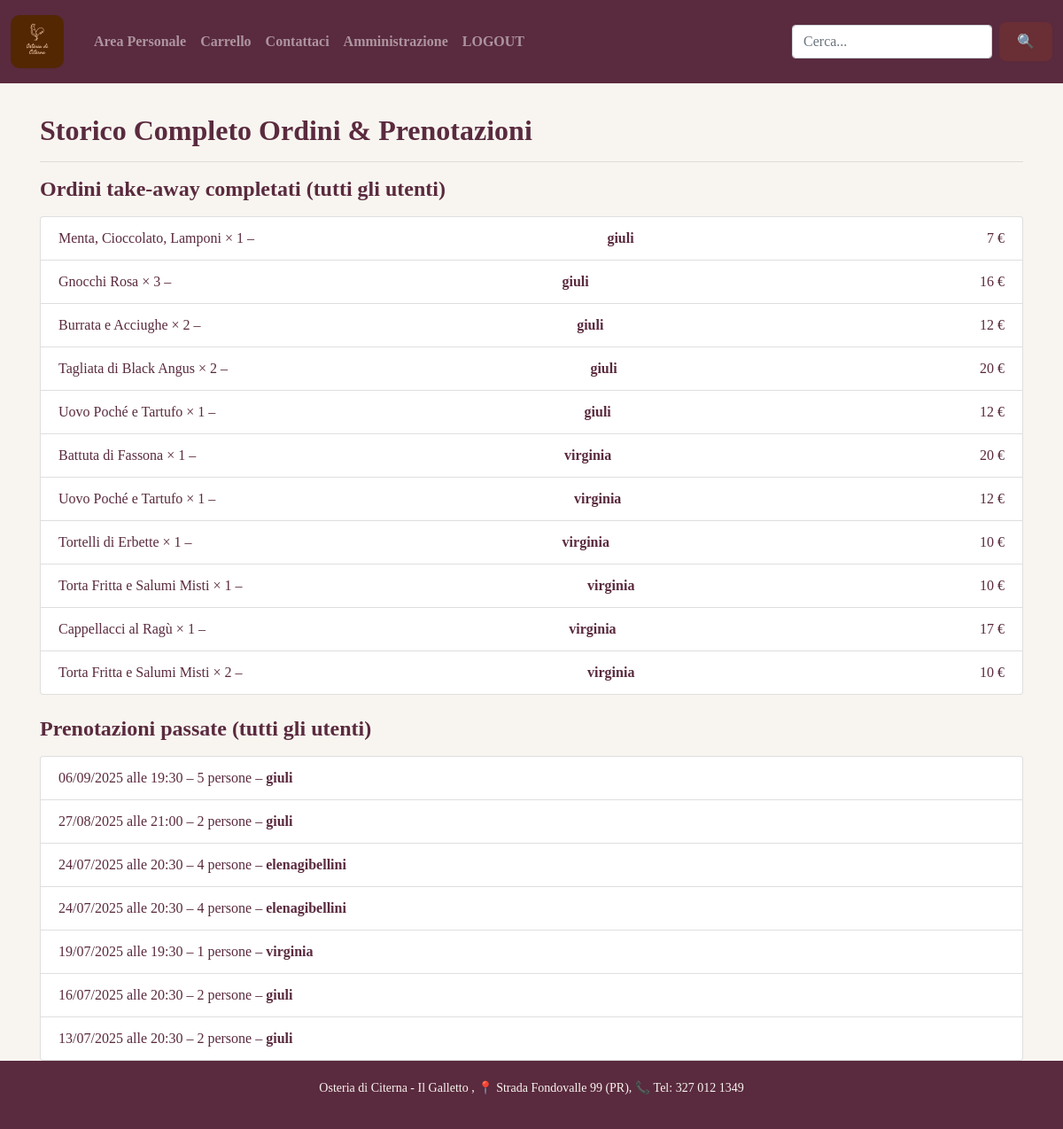
The app's page /storico-ordini/ (signed in) with its own data.
### accounts/models.py (models this page shows, shortened)
class Ordinazione(models.Model):
    utente = models.ForeignKey(User, on_delete=models.CASCADE, null=True, default=1)
    piatto = models.ForeignKey(Piatto, on_delete=models.CASCADE, default=None)
    quantita = models.PositiveIntegerField(default=1)
    completato = models.BooleanField(default=False)
    class Meta:
        verbose_name_plural = 'Ordinazioni'

class Piatto(models.Model):
    nome = models.CharField(max_length=50)
    ingredienti = models.CharField(max_length=500, null=True, blank=True)
    prezzo = models.FloatField(null=True)
    portata = models.ManyToManyField(Portata)
    immagine = models.ImageField(upload_to='piatti/', null=True, blank=True)
    class Meta:
        verbose_name_plural = 'Piatti'

class Prenotazione(models.Model):
    utente = models.ForeignKey(User, on_delete=models.CASCADE)
    data = models.DateField()
    ora = models.TimeField()
    numero_persone = models.PositiveIntegerField()
    creato_il = models.DateTimeField(auto_now_add=True)
    tavoli_assegnati = models.ManyToManyField(Tavolo, blank=True)

### accounts/views.py (the view)
# urls.py: path('storico-ordini/', views.storico_ordini_completo, name='storico_ordini_completo'),
@login_required
@user_passes_test(lambda u: u.is_superuser)
def storico_ordini_completo(request):
    ordinazioni = Ordinazione.objects.filter(completato=True).order_by('-id')
    prenotazioni = Prenotazione.objects.filter(data__lt=date.today()).order_by('-data', '-ora')
    return render(request, 'accounts/storico_ordini_completo.html', {
        'ordinazioni': ordinazioni,
        'prenotazioni': prenotazioni,
    })

### accounts/templates/accounts/storico_ordini_completo.html
{% extends 'accounts/main.html' %}
{% load static %}
{% block content %}
<div class="container mt-5">
    <h2>Storico Completo Ordini & Prenotazioni</h2>
    <hr>
    <h4>Ordini take-away completati (tutti gli utenti)</h4>
    <ul class="list-group mb-4">
        {% for o in ordinazioni %}
            <li class="list-group-item d-flex justify-content-between align-items-center">
                {{ o.piatto.nome }} × {{ o.quantita }} – <strong>{{ o.utente.username }}</strong>
                <span>{{ o.piatto.prezzo|floatformat:0 }} €</span>
            </li>
        {% empty %}
            <li class="list-group-item">Nessun ordine take-away registrato.</li>
        {% endfor %}
    </ul>
    <h4>Prenotazioni passate (tutti gli utenti)</h4>
    <ul class="list-group">
        {% for p in prenotazioni %}
            <li class="list-group-item">
                {{ p.data|date:"d/m/Y" }} alle {{ p.ora|time:"H:i" }} – {{ p.numero_persone }} persone – <strong>{{ p.utente.username }}</strong>
            </li>
        {% empty %}
            <li class="list-group-item">Nessuna prenotazione trovata.</li>
        {% endfor %}
    </ul>
</div>
{% endblock %}

### static/css/main.css (style rules this page uses)
body { background-color: #f8f5f0; color: #5a2a3e; font-family: 'Georgia', serif; margin: 0; padding: 0; }
h1, h2, h3, h4 { color: #5a2a3e; font-weight: bold; margin-bottom: 1rem; }

### records on screen
Ordinazione: piatto.nome "Menta, Cioccolato, Lamponi", quantita "1", utente.username "giuli", piatto.prezzo "7"
Ordinazione: piatto.nome "Gnocchi Rosa", quantita "3", utente.username "giuli", piatto.prezzo "16"
Ordinazione: piatto.nome "Burrata e Acciughe", quantita "2", utente.username "giuli", piatto.prezzo "12"
Ordinazione: piatto.nome "Tagliata di Black Angus", quantita "2", utente.username "giuli", piatto.prezzo "20"
Ordinazione: piatto.nome "Uovo Poché e Tartufo", quantita "1", utente.username "giuli", piatto.prezzo "12"
Ordinazione: piatto.nome "Battuta di Fassona", quantita "1", utente.username "virginia", piatto.prezzo "20"
Ordinazione: piatto.nome "Uovo Poché e Tartufo", quantita "1", utente.username "virginia", piatto.prezzo "12"
Ordinazione: piatto.nome "Tortelli di Erbette", quantita "1", utente.username "virginia", piatto.prezzo "10"
Ordinazione: piatto.nome "Torta Fritta e Salumi Misti", quantita "1", utente.username "virginia", piatto.prezzo "10"
Ordinazione: piatto.nome "Cappellacci al Ragù", quantita "1", utente.username "virginia", piatto.prezzo "17"
Ordinazione: piatto.nome "Torta Fritta e Salumi Misti", quantita "2", utente.username "virginia", piatto.prezzo "10"
Prenotazione: data "06/09/2025", ora "19:30", numero_persone "5", utente.username "giuli"
Prenotazione: data "27/08/2025", ora "21:00", numero_persone "2", utente.username "giuli"
Prenotazione: data "24/07/2025", ora "20:30", numero_persone "4", utente.username "elenagibellini"
Prenotazione: data "24/07/2025", ora "20:30", numero_persone "4", utente.username "elenagibellini"
Prenotazione: data "19/07/2025", ora "19:30", numero_persone "1", utente.username "virginia"
Prenotazione: data "16/07/2025", ora "20:30", numero_persone "2", utente.username "giuli"
Prenotazione: data "13/07/2025", ora "20:30", numero_persone "2", utente.username "giuli"
